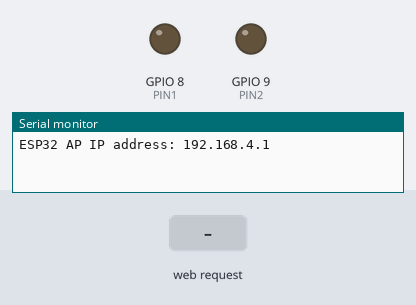
The program below on a simulated ESP32-C3. Shown: output pins drawn as LEDs (lit = HIGH), the last lines printed to the serial monitor. The inputs (shaded band) are chosen by the test bench.

Above: at 1.2 s.
1.3 s: HTTP request GET /button?pin=1 received
At 2.2 s:
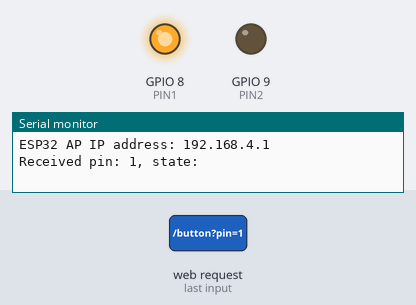
2.8 s: HTTP request GET /button?pin=2 received
At 3.4 s:
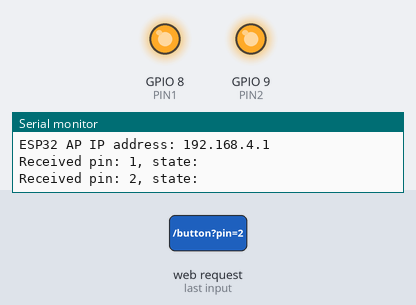
Timing chart, 0 to 5.8 s (numbered marks = the images above; inputs shaded):
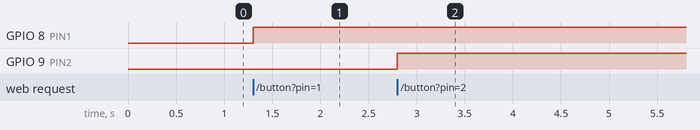

Measured:
- after the input at 1.3 s, GPIO 8 (PIN1): LOW → HIGH at once
- after the input at 2.8 s, GPIO 9 (PIN2): LOW → HIGH at once

The program:

main.cpp
```cpp
#include <WiFi.h>
#include <WebServer.h>

const char* ssid = "ESP32-AP";
const char* password = "12345678";

// Define two GPIO pins
const int PIN1 = 8;
const int PIN2 = 9;

WebServer server(80);

// Handle button state
void handleButton() {
  String pin = server.arg("pin");
  String state = server.arg("state");
  Serial.println("Received pin: " + pin + ", state: " + state);

  // Control the appropriate pin based on request
  if (pin == "1") {
    if (state == "off") digitalWrite(PIN1, LOW);
    else digitalWrite(PIN1, HIGH);
  }
  else if (pin == "2") {
    if (state == "off") digitalWrite(PIN2, LOW);
    else digitalWrite(PIN2, HIGH);
  }

  server.send(200, "text/plain", "OK");
}

void setup() {
  Serial.begin(9600);
  pinMode(PIN1, OUTPUT);
  pinMode(PIN2, OUTPUT);

  // Start Wi-Fi in Access Point mode
  WiFi.softAP(ssid, password);
  IPAddress IP = WiFi.softAPIP();
  Serial.print("ESP32 AP IP address: ");
  Serial.println(IP);

  // Setup endpoint
  server.on("/button", handleButton);
  server.begin();
}

void loop() {
  server.handleClient();
}
```
